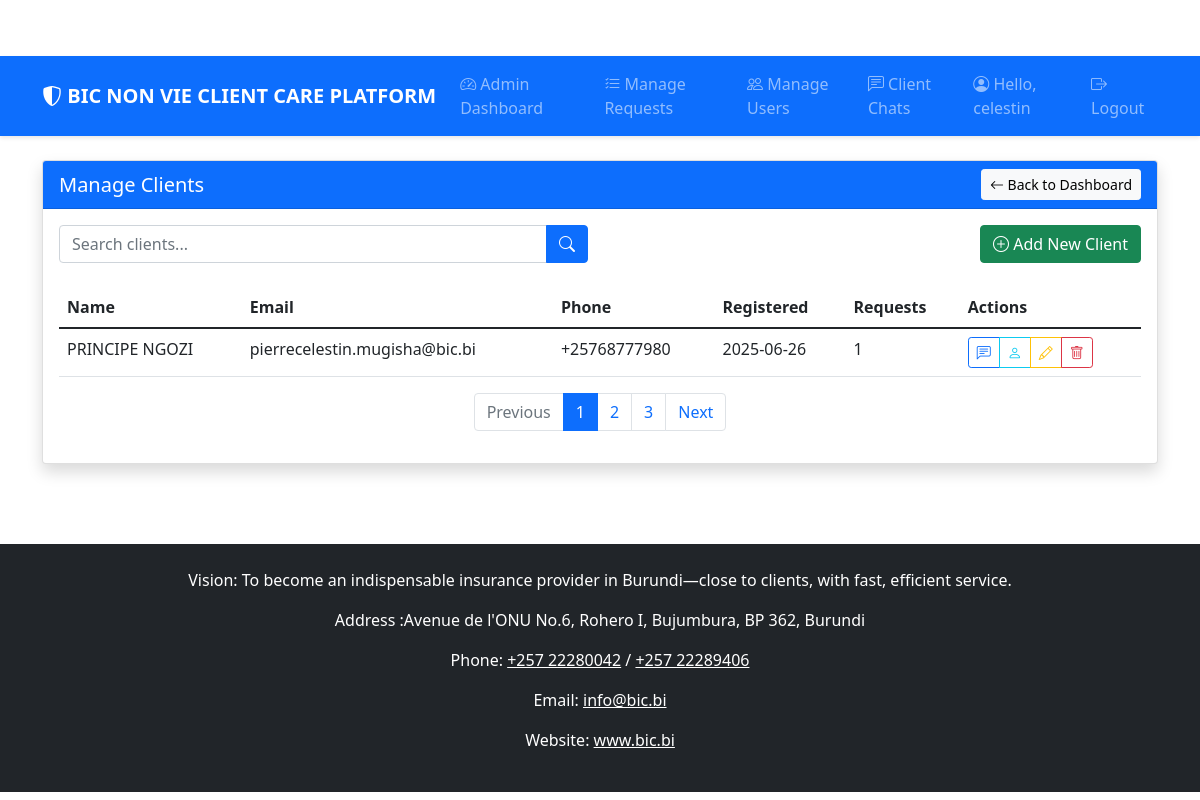
Page /admin/manage-users (signed in) on the earlier database version.
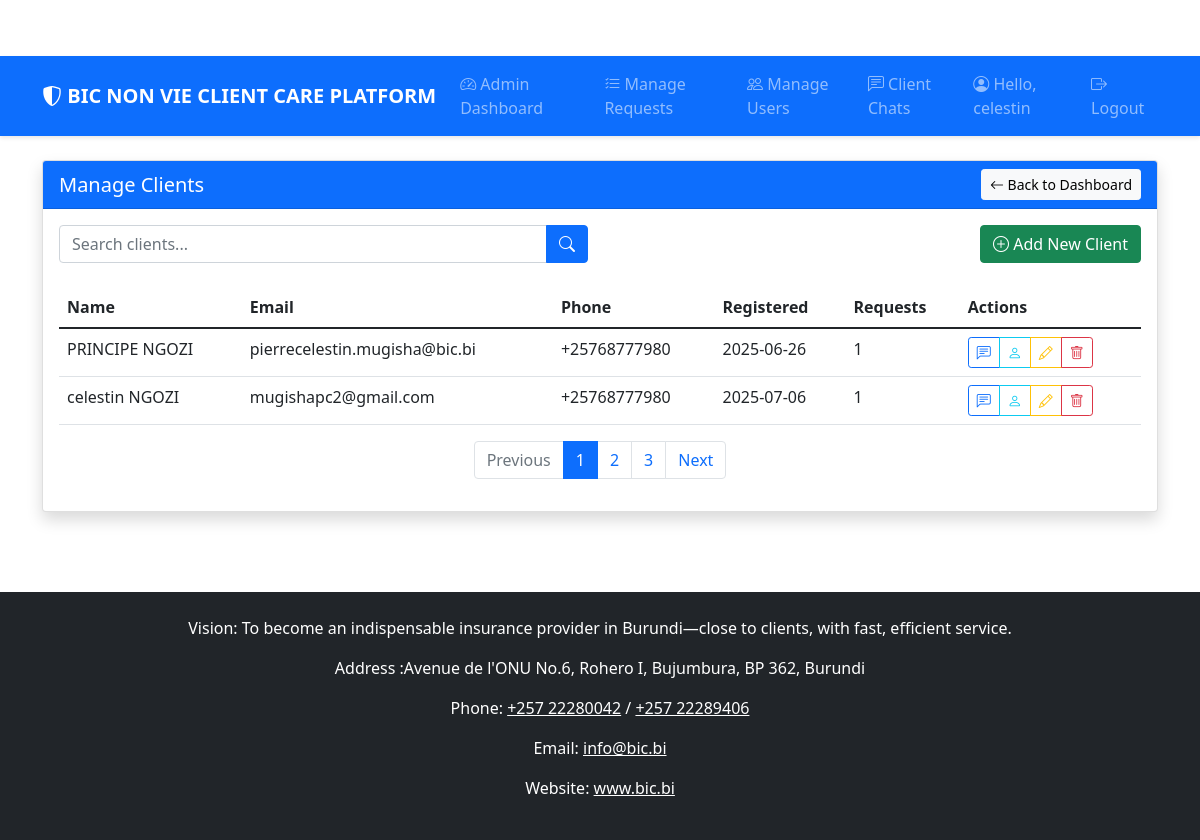
Same page on the later database version.
### app.py (models this page shows, shortened)
class User(UserMixin, db.Model):
    id = db.Column(db.Integer, primary_key=True)
    email = db.Column(db.String(100), unique=True, nullable=False)
    password = db.Column(db.String(100), nullable=False)
    first_name = db.Column(db.String(50), nullable=False)
    last_name = db.Column(db.String(50), nullable=False)
    phone = db.Column(db.String(20))
    role = db.Column(db.String(20), default='client')  # 'client' or 'admin'
    created_at = db.Column(db.DateTime, default=datetime.utcnow)
    auto_insurance_requests = db.relationship('AutoInsuranceRequest', back_populates='user', lazy=True)
    travel_insurance_requests = db.relationship('TravelInsuranceRequest', back_populates='user', lazy=True)
    comesa_insurance_requests = db.relationship('ComesaInsuranceRequest', back_populates='user', lazy=True)
    accident_declarations = db.relationship('AccidentDeclaration', back_populates='user', lazy=True)
    messages_sent = db.relationship(
        'Message',
        foreign_keys='Message.user_id',
        backref='sender',
        lazy=True
    )
    messages_received = db.relationship(
        'Message',
        foreign_keys='Message.admin_id',
        backref='receiver',
        lazy=True
    )

### app.py (the view)
@app.route('/admin/manage-users')
@login_required
@admin_required
def manage_users():
    search = request.args.get('search', '')
    if search:
        users = User.query.filter(
            (User.role == 'client') &
            ((User.first_name.ilike(f'%{search}%')) |
             (User.last_name.ilike(f'%{search}%')) |
             (User.email.ilike(f'%{search}%')) |
             (User.phone.ilike(f'%{search}%')))
        ).all()
    else:
        users = User.query.filter_by(role='client').all()
    return render_template('admin/manage_users.html', users=users, search=search)

### app.py (called while the page is built)
def admin_required(f):
    @wraps(f)
    def decorated_function(*args, **kwargs):
        if not current_user.is_authenticated or current_user.role != 'admin':
            abort(403)
        return f(*args, **kwargs)
    return decorated_function

@app.context_processor
def inject_datetime():
    return {'datetime': datetime}

@login_manager.user_loader
def load_user(user_id):
    return User.query.get(int(user_id))

@app.context_processor
def inject_now():
    return {'now': datetime.now()}

### templates/admin/manage_users.html (shortened to what the changed rows need)
{% extends "base.html" %}
{% block content %}
<div class="row">
    <div class="col-12">
        <div class="card">
            <div class="card-body">
                <div class="table-responsive">
                    <table class="table table-hover">
                        <thead>
                            <tr>
                                <th>Name</th>
                                <th>Email</th>
                                <th>Phone</th>
                                <th>Registered</th>
                                <th>Requests</th>
                                <th>Actions</th>
                            </tr>
                        </thead>
                        <tbody>
                            {% for user in users %}
                                <tr>
                                    <td>{{ user.first_name }} {{ user.last_name }}</td>
                                    <td>{{ user.email }}</td>
                                    <td>{{ user.phone }}</td>
                                    <td>{{ user.created_at.strftime('%Y-%m-%d') }}</td>
                                    <td>
                                        {{ user.auto_requests|length + user.travel_requests|length + user.comesa_requests|length + user.accident_declarations|length }}
                                    </td>
                                    <td>
                                        <div class="btn-group btn-group-sm">
                                            <a href="{{ url_for('admin_chat', user_id=user.id) }}" class="btn btn-outline-primary" title="Chat">
                                                <i class="bi bi-chat-left-text"></i>
                                            </a>
                                            <a href="#" class="btn btn-outline-info" title="View Profile">
                                                <i class="bi bi-person"></i>
                                            </a>
                                            <a href="#" class="btn btn-outline-warning" title="Edit">
                                                <i class="bi bi-pencil"></i>
                                            </a>
                                            <a href="#" class="btn btn-outline-danger" title="Delete">
                                                <i class="bi bi-trash"></i>
                                            </a>
                                        </div>
                                    </td>
                                </tr>
                            {% endfor %}
                        </tbody>
                    </table>
                </div>
            </div>
        </div>
    </div>
</div>
{% endblock %}

Differences in the rows shown:
added User: first_name "celestin", last_name "NGOZI", email "mugishapc2@gmail.com", phone "+25768777980", created_at "2025-07-06", auto_requests|length "1"
